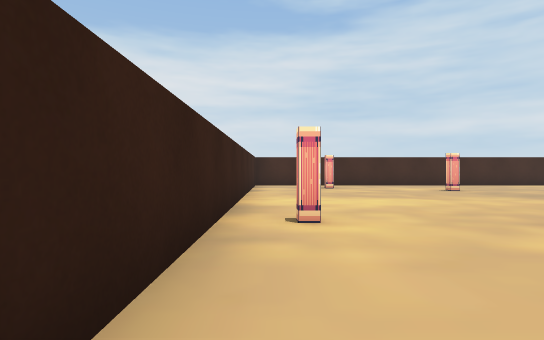
view 1 (above)

15 first-person views from a walk through a 3-D level made in the Unity game engine. The camera is 0.55 m above the floor, looks level and sees 80° across. The floor is counted in squares, 1 m on a side. Each view is taken from the middle of a square. On the plan, view 1 faces up. The plan holds only what a view shows up to about 9 squares ahead; the rest is blank. The place goes on beyond the plan. The player is left out.

view 2
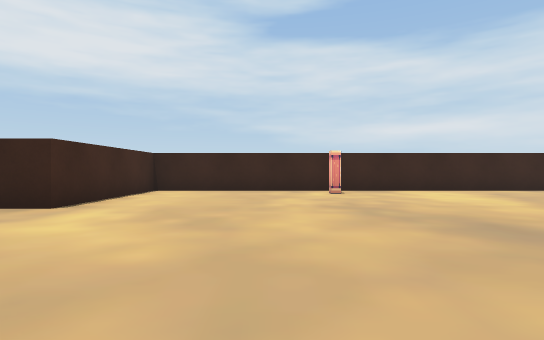

view 3
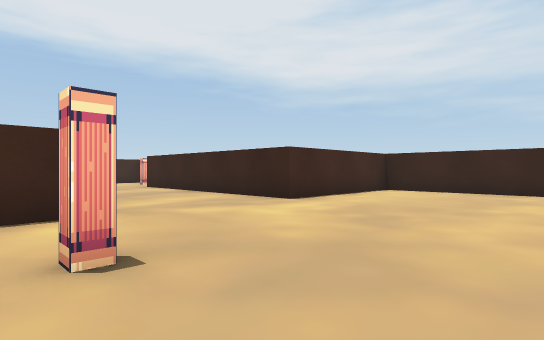

view 4
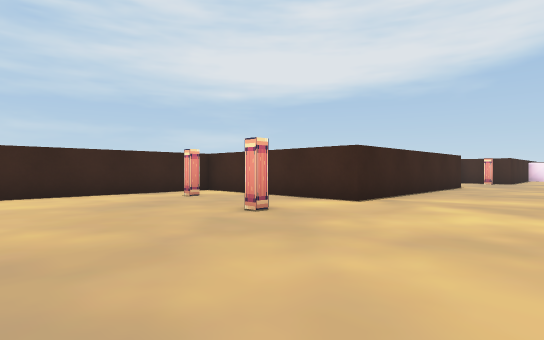

view 5
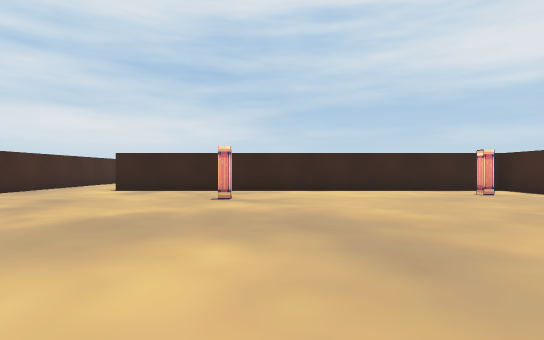

view 6
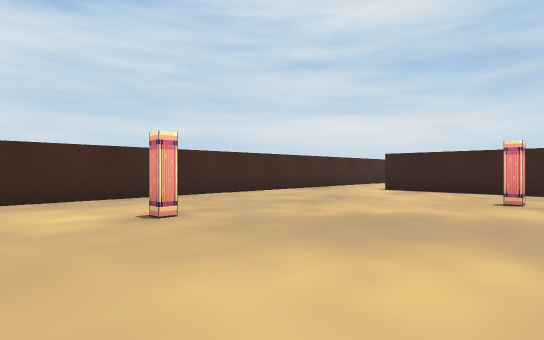

view 7
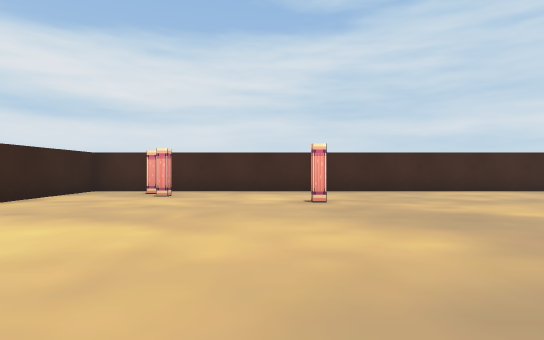

view 8
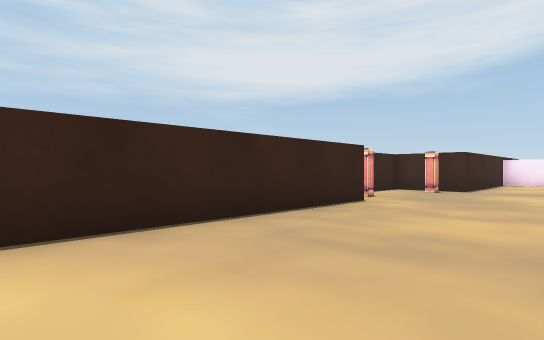

view 9
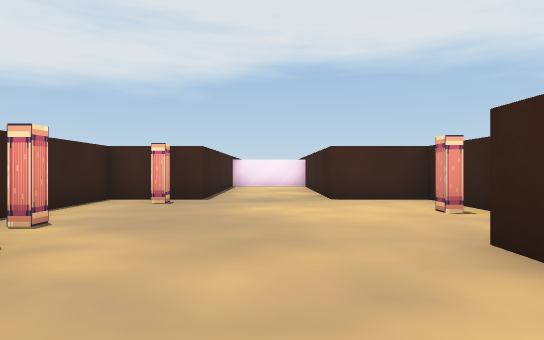

view 10
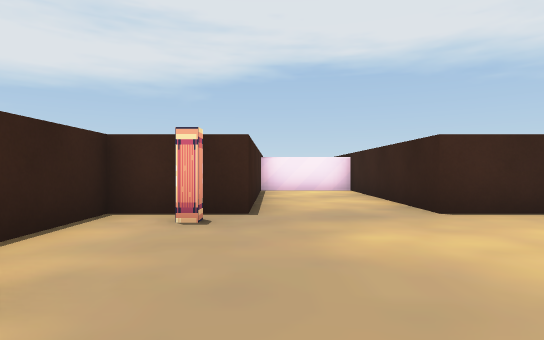

view 11
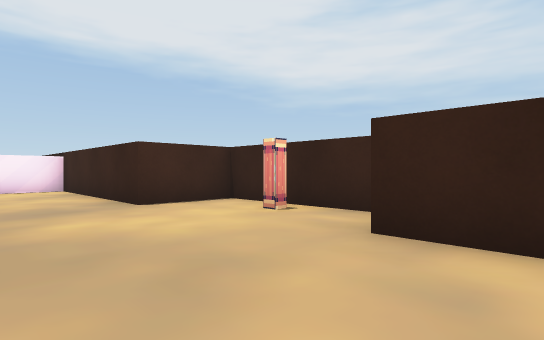

view 12
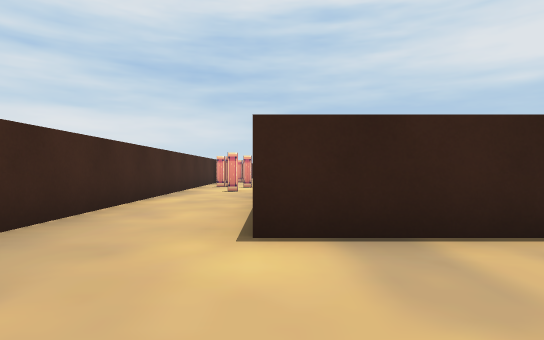

view 13
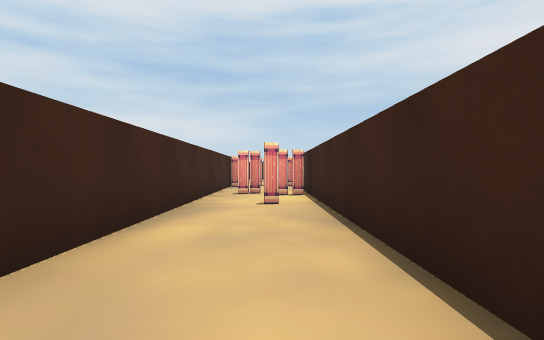

view 14
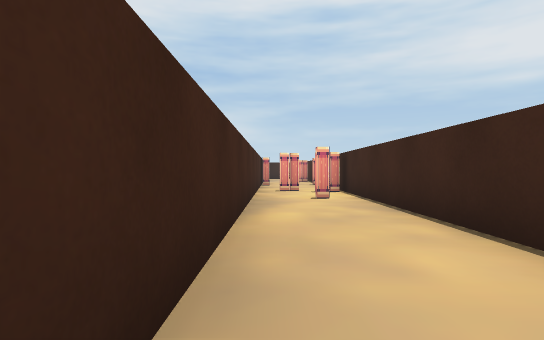

view 15
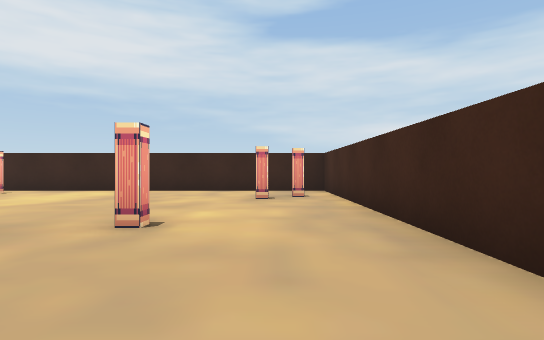

### Floor plan
Key: @ floor where view 1 was taken; # wall or solid block; . floor; O other object.
Columns run from 1 left of view 1 to 20 right of it. Each row starts with its distance up from view 1.
 12 ######################
 11 #....................#
 10 #..#...............###
  9 #.....#......#########
  8 #............#
  7 #............#
  6 #.........#..#
  5 #............#
  4 #............#
  3 #............#
  2 #............#
  1 #........#...#
  0 #@...........#
 -1 #####...######
 -2     #...#
 -3     #...#
 -4     #...#
 -5     #...#
 -6     #...#
 -7    ##...##
 -8    #.....#
 -9    #.....#
-10    #.....#
-11    ###..##
-12      #..#
-13      #..#
-14      #..#
-15      #..#
-16      OOO
-17       O

Positions as (right, up) in squares from view 1, and headings:
1: (0, 0), facing up
2: (8, 2), facing left
3: (8, 3), facing down-left
4: (4, 4), facing down-right
5: (3, 5), facing right
6: (3, 5), facing up-right
7: (4, 3), facing up
8: (4, -2), facing down-right
9: (5, -5), facing down
10: (6, -7), facing down
11: (6, -6), facing down-left
12: (9, 9), facing right
13: (12, 10), facing right
14: (11, 11), facing right
15: (8, 10), facing left
